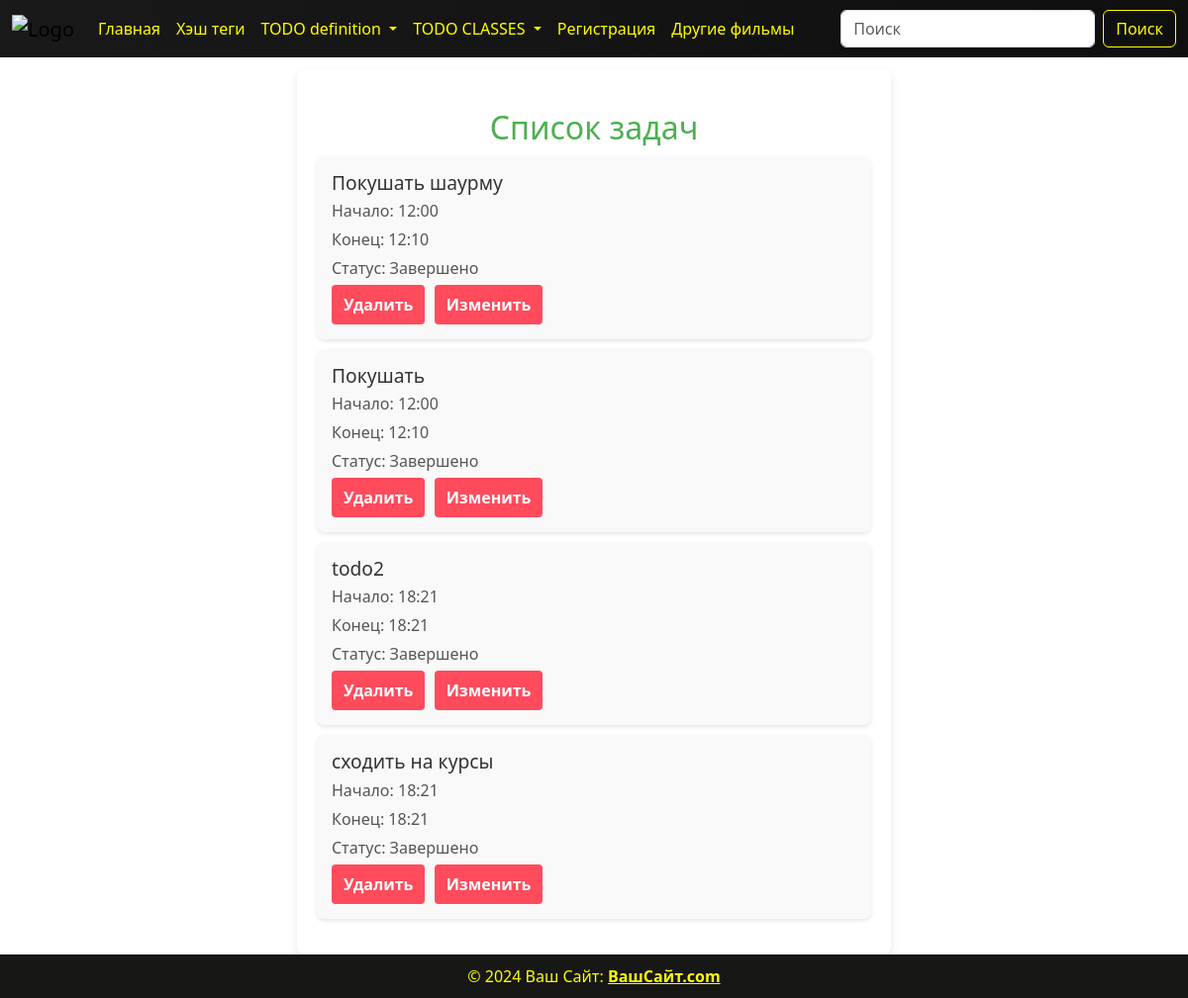
/todo_list/, run on an earlier commit of the app's database.
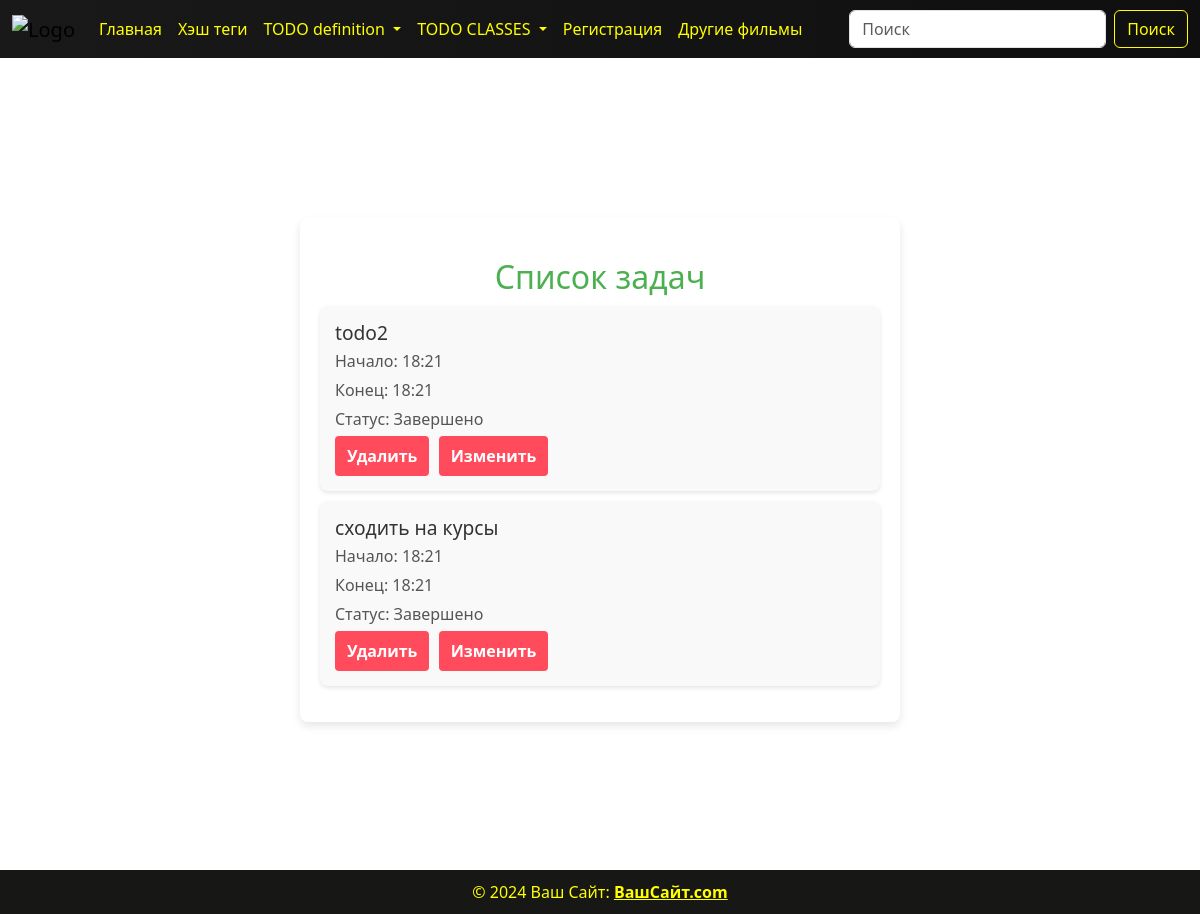
And on a later commit of the database.
### todo/models.py (models this page shows, shortened)
class Todo(models.Model):
    CHECK_CHOICES = (
        ("✅", "✅"),
        ("❌", "❌")
    )
    title_todo = models.CharField(max_length=100,verbose_name='Укажите задачу')
    time_start = models.TimeField(verbose_name='укажите время начала')
    time_end = models.TimeField(verbose_name='укажите время конца задачи')
    check_yes_no = models.CharField(max_length=100, verbose_name='укажите выполнено задача или нет',
                             choices=CHECK_CHOICES)

### todo/views.py (the view)
# urls.py: path('todo_list/', views.todo_list, name='todoList'),
def todo_list(request):
    if request.method == 'GET':
        todo_list = models.Todo.objects.filter().order_by('-id')
        return render(request, template_name='todo/todo_list.html',
                      context={'todo_list': todo_list})

### templates/todo/todo_list.html
{% load static %}
{% include '../header.html' %}
<link rel="stylesheet" href="{% static 'css/todo_list.css' %}">
<div class="container">
    <div class="todo-list">
        <h2>Список задач</h2>
        <ul>
            {% for i in todo_list %}
            <li>
                <h1>{{ i.title_todo }}</h1>
                <p>Начало: {{ i.time_start }}</p>
                <p>Конец: {{ i.time_end }}</p>
                <p>Статус: {% if i.check_yes_no %}Завершено{% else %}Не завершено{% endif %}</p>
                <button><a href="/todo_class/{{ i.id }}/delete/">Удалить</a></button>
                <button><a href="/todo_list/{{ i.id }}/update/">Изменить</a></button>
            </li>
            {% endfor %}
        </ul>
    </div>
</div>
{% include '../footer.html' %}

What changed in the data, as far as the page shows it:
removed Todo: title_todo "Покушать шаурму", time_start "12:00", time_end "12:10", check_yes_no "Завершено"
removed Todo: title_todo "Покушать", time_start "12:00", time_end "12:10", check_yes_no "Завершено"
